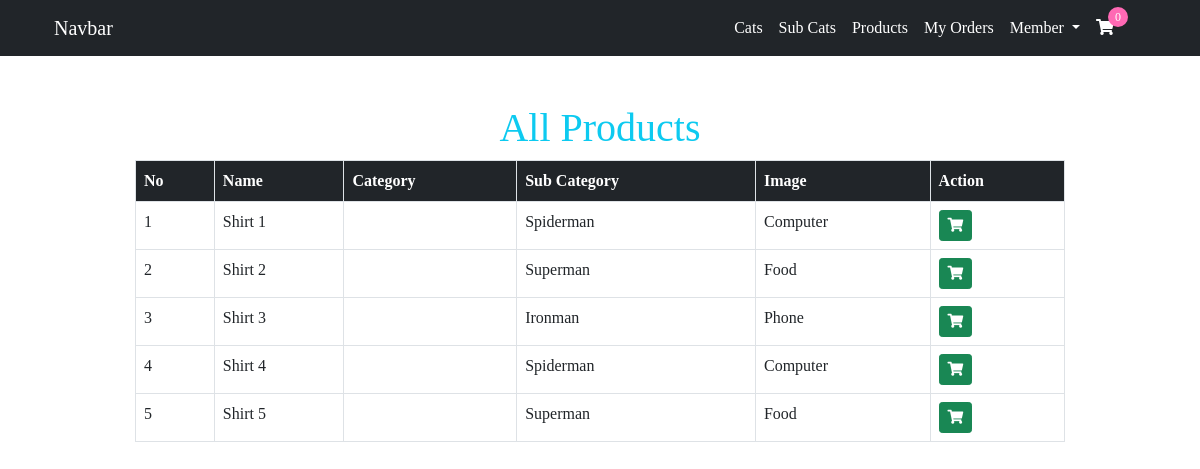
/, run on an earlier commit of the app's database.
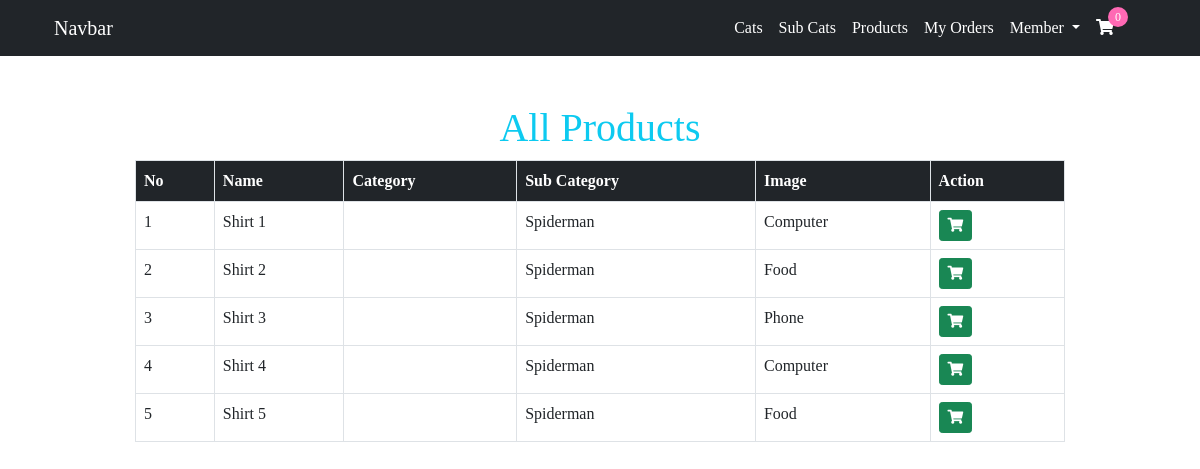
And on a later commit of the database.
### product/models.py (models this page shows)
class Product(models.Model) :
    name = models.CharField(max_length=100)
    image = models.ImageField()
    price = models.IntegerField()
    category = models.ForeignKey(Category,on_delete=models.CASCADE)
    subcat = models.ForeignKey(SubCat,on_delete=models.CASCADE)

### category/models.py (models this page shows, shortened)
class Category(models.Model) :
    name = models.CharField(max_length=100)
    image = models.ImageField()

class SubCat(models.Model):
    name = models.CharField(max_length=100)
    image = models.ImageField()
    parent = models.ForeignKey(Category,on_delete=models.CASCADE)

### product/views.py (the view)
# urls.py: path('',views.products,name="all-products"),
def products(request):
    products = Product.objects.all();
    context = {
        'products':Product.objects.all()
    }
    return render(request,'product/index.html',context)

### product/templates/product/index.html (shortened to what this page needs)
{% extends 'aws/base.html' %}
{% load crispy_forms_tags %}
{% block content %}
<div class="container my-5">
    <div class="col-md-10 offset-md-1 my-5">
        <h1 class="text-center text-info">All Products</h1>
        <table class="table table-bordered">
            <thead>
                <tr class="bg-dark text-white">
                    <th>No</th>
                    <th>Name</th>
                    <th>Category</th>
                    <th>Sub Category</th>
                    <th>Image</th>
                    <th>Action</th>
                </tr>
            </thead>
            <tbody>
                {% for pro in products %}
                <tr>
                    <td>{{pro.id}}</td>
                    <td>{{pro.name}}</td>
                    <td><img src="{{pro.image.url}}" alt="" width="30px"></td>
                    <td>{{pro.category.name}}</td>
                    <td>{{pro.subcat.name}}</td>
                    <td>
                        <button class="btn btn-success btn-sm" onClick="addToCart('{{pro.id}}')">
                            <i class="fas fa-shopping-cart"></i>
                        </button>
                    </td>
                </tr>
                {% endfor %}
            </tbody>
        </table>
    </div>
</div>
{% endblock %}

What changed in the data, as far as the page shows it:
changed through a linked row, Product "Shirt 2": category.name "Superman" → "Spiderman"
changed through a linked row, Product "Shirt 3": category.name "Ironman" → "Spiderman"
changed through a linked row, Product "Shirt 5": category.name "Superman" → "Spiderman"
